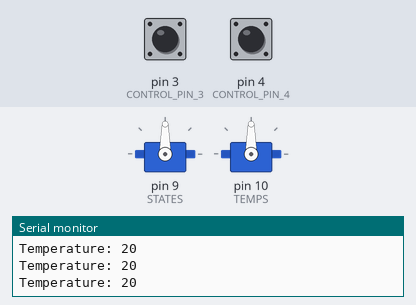
A sketch run on a simulated Arduino Uno, built with avr-gcc and run on an emulated ATmega328P. Shown: 2 × servo, the last lines printed to the serial monitor. Inputs (shaded band) come from the test bench; at power-on: pin 3 (CONTROL_PIN_3) HIGH, pin 4 (CONTROL_PIN_4) HIGH.

Above: at 4.1 s.
4.2 s: pin 3 (CONTROL_PIN_3) pulled LOW for 0.15 s
At 5.5 s:
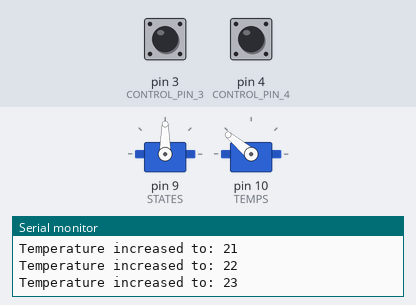
7.3 s: pin 4 (CONTROL_PIN_4) pulled LOW for 3.2 s
13.0 s: pin 4 (CONTROL_PIN_4) pulled LOW for 0.15 s
At 14.7 s:
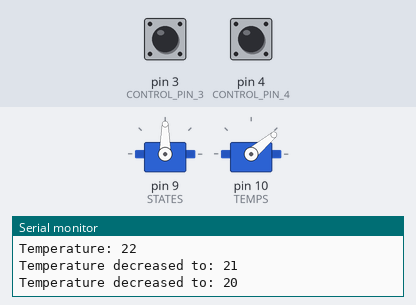
16.1 s: pin 4 (CONTROL_PIN_4) pulled LOW for 1 s
At 19.2 s:
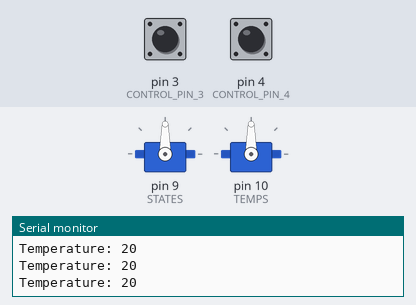
19.7 s: pin 3 (CONTROL_PIN_3) driven LOW and pin 4 (CONTROL_PIN_4) driven LOW
At 20.1 s:
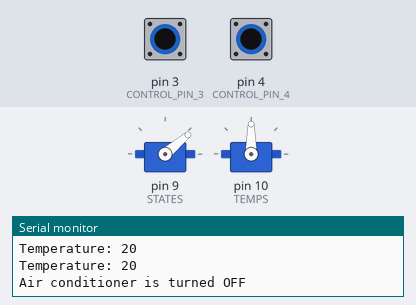
21.2 s: pin 3 (CONTROL_PIN_3) driven HIGH
At 24.1 s:
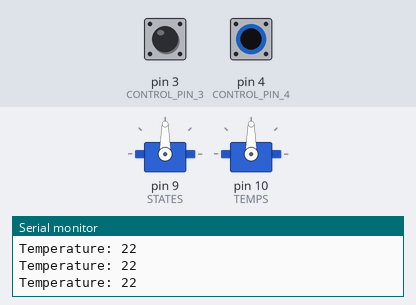
Timing chart, 0 to 25.2 s (numbered marks = the images above; inputs shaded):
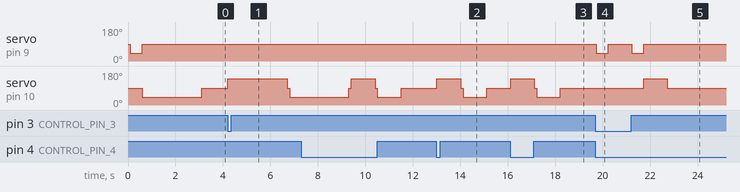

The sketch:

Servo.ino
```cpp
// Code tp control the ac by directly manipulating the remote buttons using servos


#include <Servo.h>

Servo STATES;
Servo TEMPS;


// Define control pins
#define CONTROL_PIN_3 3
#define CONTROL_PIN_4 4

// Variable to track the on/off state and temperature
bool acOn = false;
int temperature = 25; // Local temperature value (default)
int globalTemperature = 25; // Global temperature value (initially same as local)

// Function to handle turning the air conditioner on
void turnAirConditionerOn() {
    // Add your code to turn the air conditioner on
    Serial.println("Air conditioner is turned ON");
    STATES.write(40);
    delay(500);
    STATES.write(90);
    // Add the necessary actions to turn on the air conditioner here
}

// Function to handle turning the air conditioner off
void turnAirConditionerOff() {
    // Add your code to turn the air conditioner off
    Serial.println("Air conditioner is turned OFF");
    STATES.write(40);
    delay(500);
    STATES.write(90);
    // Add the necessary actions to turn off the air conditioner here
}

// Function to decrement the local temperature until it matches the global temperature
void decrementTemperatureToMatchGlobal() {
    while (temperature > globalTemperature) {
        // Decrement the local temperature by one degree
        temperature--;
        Serial.print("Temperature decreased to: ");
        Serial.println(temperature);
        TEMPS.write(40);
        // Add a delay to prevent rapid changes
        delay(500); // Adjust delay as needed
        TEMPS.write(90);
    }
}

// Function to increment the local temperature until it matches the global temperature
void incrementTemperatureToMatchGlobal() {
    while (temperature < globalTemperature) {
        // Increment the local temperature by one degree
        temperature++;
        Serial.print("Temperature increased to: ");
        Serial.println(temperature);
        TEMPS.write(140);
        // Add a delay to prevent rapid changes
        delay(500); // Adjust delay as needed
        TEMPS.write(90);
    }
}

void setup() {
    Serial.begin(9600);


    STATES.attach(9);
    TEMPS.attach(10);

    STATES.write(90);
    TEMPS.write(90);
    // Define control pins as inputs and enable pull-up resistors

    pinMode(CONTROL_PIN_3, INPUT_PULLUP);
    pinMode(CONTROL_PIN_4, INPUT_PULLUP);
}

void loop() {
    // Add a delay to prevent rapid state changes
    delay(100); // Adjust the delay as needed

    // Read the current state of control pins
    int state_3 = digitalRead(CONTROL_PIN_3);
    int state_4 = digitalRead(CONTROL_PIN_4);

    // Update the AC on/off state and temperature based on the states of control pins
    bool newAcOn = !(state_3 == LOW && state_4 == LOW);

    // Execute the appropriate function if the acOn state changes
    if (newAcOn != acOn) {
        if (newAcOn) {
            turnAirConditionerOn();
        } else {
            turnAirConditionerOff();
        }
        acOn = newAcOn;
    }

    // Set the global temperature based on the state of the control pins
    if (acOn) {
        if (state_3 == HIGH && state_4 == LOW) {
            // Pin 3 HIGH and Pin 4 LOW: set global temperature to 25°C
            globalTemperature = 22;
        } else if (state_3 == LOW && state_4 == HIGH) {
            // Pin 3 LOW and Pin 4 HIGH: set global temperature to 22°C
            globalTemperature = 25;
        } else if (state_3 == HIGH && state_4 == HIGH) {
            // Both pins HIGH: set global temperature to 20°C
            globalTemperature = 20;
        }
    }

    // Adjust the local temperature to match the global temperature if needed
    if (temperature > globalTemperature) {
        decrementTemperatureToMatchGlobal();
    } else if (temperature < globalTemperature) {
        incrementTemperatureToMatchGlobal();
    }

    // You can use the temperature variable in the rest of your program as needed
    Serial.print("Temperature: ");
    Serial.println(temperature);
}
```

Measured:
- after the input at 4.2 s, servo on pin 10 (TEMPS): 90° → 140° at once, → 90° 2.5 s later, → 40° 0.10 s later
- after the input at 13.0 s, servo on pin 10 (TEMPS): 90° → 140° at once, → 90° 1.0 s later, → 40° 0.10 s later, → 90° 1.0 s later
- after the input at 16.1 s, servo on pin 10 (TEMPS): 90° → 140° at once, → 90° 1.0 s later, → 40° 0.10 s later, → 90° 1.0 s later
- after the input at 19.7 s, servo on pin 9 (STATES): 90° → 40° at once, → 90° 0.50 s later
- after the input at 21.2 s, servo on pin 9 (STATES): 90° → 40° at once, → 90° 0.50 s later; servo on pin 10 (TEMPS): 90° → 140° after 0.53 s, → 90° 1.0 s later
